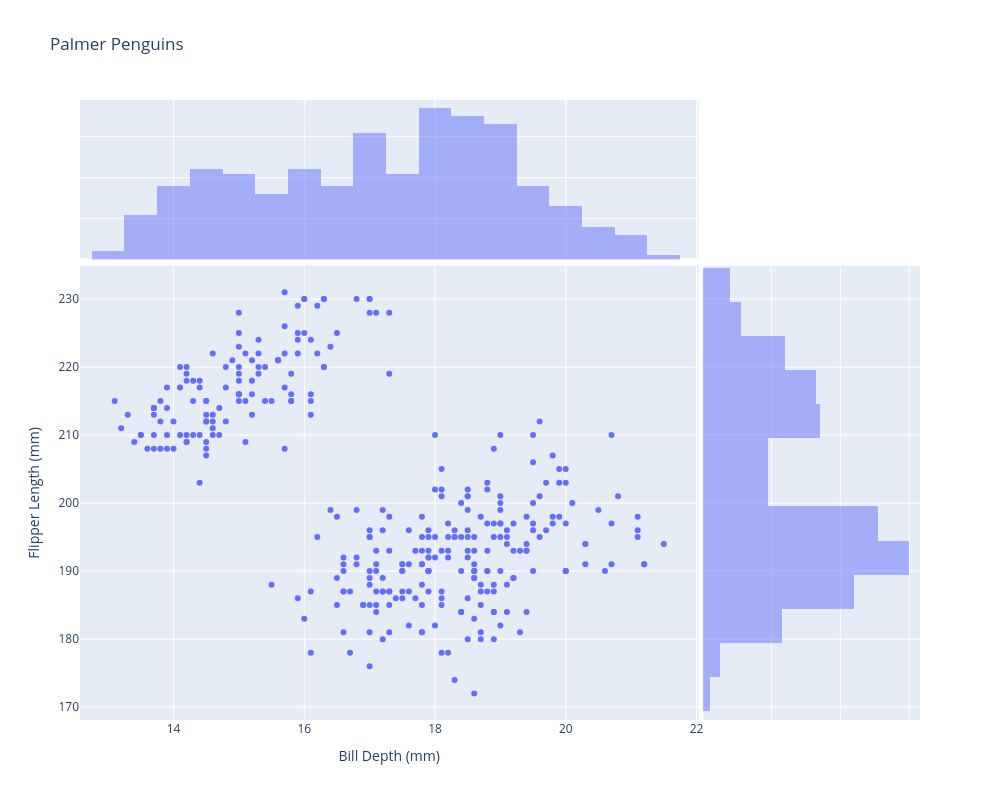

Here is the notebook cell this chart was saved with:
### Markdown cell above
### Marginal Distribution Plots

We can use these plots to gain insight into the distribution of certain variables in addition to seeing their relationship from a scatter plot.

### Code cell
fig = px.scatter(df, x="bill_depth_mm", y = "flipper_length_mm", 
                 
                 # In addition to the points defined above, if you any other information displayed on the hover label
                 hover_data=['body_mass_g'],

                 # Title setting
                 title="Palmer Penguins",

                 # The labels section below changes the names of the labels from the dataset to make it clearer. This also changes axis labels
                 labels={
                     "bill_length_mm": "Bill Length (mm)",
                     "bill_depth_mm": "Bill Depth (mm)",
                     "species": "Species",
                     "flipper_length_mm" : "Flipper Length (mm)",
                     "body_mass_g" : "Body Mass (g)"
                 },

                # Adjust the size to make the plot look more clean
                 width=1000, height=800,
                
                # Set what kind of a distribution plot you want to make for the variables on the x and y axis
                marginal_x="histogram", marginal_y="histogram"

                 )

fig.show()

### Figure 1 — Plotly figure (JSON) as saved in the notebook; plotly's stock layout.template omitted (floating-point values rounded to 4 significant figures; data arrays with more than 128 entries replaced by an {"elided": "..."} marker saying what was removed)
{"data": [{"customdata": {"elided": "333x1 float values"}, "hovertemplate": "Bill Depth (mm)=%{x}<br>Flipper Length (mm)=%{y}<br>Body Mass (g)=%{customdata[0]}<extra></extra>", "legendgroup": "", "marker": {"color": "#636efa", "symbol": "circle"}, "mode": "markers", "name": "", "orientation": "v", "showlegend": false, "type": "scatter", "x": {"elided": "333 float values"}, "xaxis": "x", "y": {"elided": "333 float values"}, "yaxis": "y"}, {"bingroup": "x", "hovertemplate": "Bill Depth (mm)=%{x}<br>count=%{y}<extra></extra>", "legendgroup": "", "marker": {"color": "#636efa"}, "name": "", "opacity": 0.5, "showlegend": false, "type": "histogram", "x": {"elided": "333 float values"}, "xaxis": "x3", "yaxis": "y3"}, {"bingroup": "y", "hovertemplate": "Flipper Length (mm)=%{y}<br>count=%{x}<extra></extra>", "legendgroup": "", "marker": {"color": "#636efa"}, "name": "", "opacity": 0.5, "showlegend": false, "type": "histogram", "xaxis": "x2", "y": {"elided": "333 float values"}, "yaxis": "y2"}], "layout": {"barmode": "overlay", "height": 800, "legend": {"tracegroupgap": 0}, "title": {"text": "Palmer Penguins"}, "width": 1000, "xaxis": {"anchor": "y", "domain": [0, 0.7363], "title": {"text": "Bill Depth (mm)"}}, "xaxis2": {"anchor": "y2", "domain": [0.7413, 1], "matches": "x2", "showgrid": true, "showline": false, "showticklabels": false, "ticks": ""}, "xaxis3": {"anchor": "y3", "domain": [0, 0.7363], "matches": "x", "showgrid": true, "showticklabels": false}, "xaxis4": {"anchor": "y4", "domain": [0.7413, 1], "matches": "x2", "showgrid": true, "showline": false, "showticklabels": false, "ticks": ""}, "yaxis": {"anchor": "x", "domain": [0, 0.7326], "title": {"text": "Flipper Length (mm)"}}, "yaxis2": {"anchor": "x2", "domain": [0, 0.7326], "matches": "y", "showgrid": true, "showticklabels": false}, "yaxis3": {"anchor": "x3", "domain": [0.7426, 1], "matches": "y3", "showgrid": true, "showline": false, "showticklabels": false, "ticks": ""}, "yaxis4": {"anchor": "x4", "domain": [0.7426, 1], "matches": "y3", "showgrid": true, "showline": false, "showticklabels": false, "ticks": ""}}}
